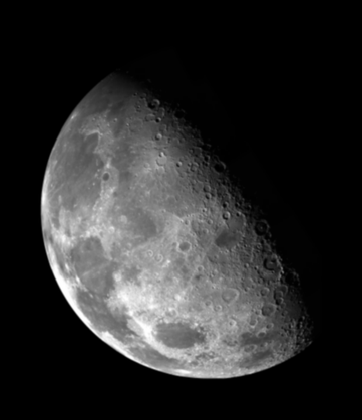
%> input picture moon.tif, 362 x 420 px, shrunk from 466 x 540 before the run
$ octave main2.m   (GNU Octave 9; MATLAB toolbox functions it lacks are replaced by stand-ins)
%> lines starting %> are read from the running program, lines starting %| are printed output that depends on the picture
clear all;
close all;
clc;


im = imread("moon.tif");
%> im is the input picture: size 420x362 uint8; min 0, max 254, mean 42.7

im = double(im);
%> im: size 420x362 double

kernel= [0 1 0 ;1 -4 1 ; 0 1 0 ];

enhanced_matlab = uint8(im - conv2(im,kernel,"same"));
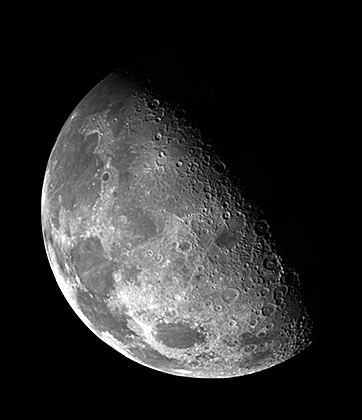
%> enhanced_matlab: size 420x362 uint8; min 0, max 255, mean 42.9


im_p = padarray(im , [1,1],"symmetric");
[rows , cols] = size(im_p);
%> rows = 422; cols = 364
out_p =zeros(rows , cols);

for i =2:rows-1
    for j = 2:cols-1
        neigh = im_p(i-1:i+1,j-1:j+1);
        out_p(i,j) = sum(neigh .* kernel,"all");
    end
end
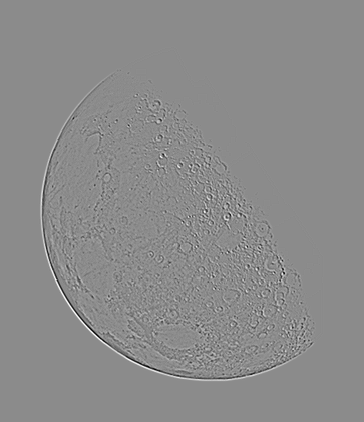
%> out_p: size 422x364 double; min -143, max 119, mean 0; drawn with min black and max white
out = out_p(2:rows-1,2:cols-1);
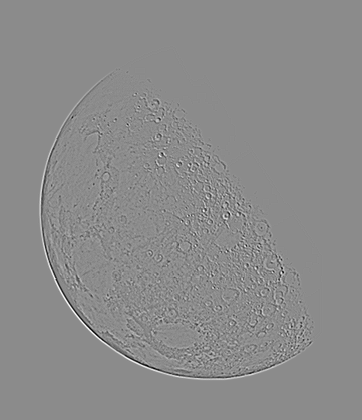
%> out: size 420x362 double; min -143, max 119, mean 0; drawn with min black and max white
figure; imshow(out,[]);

enhanced = im - out ;
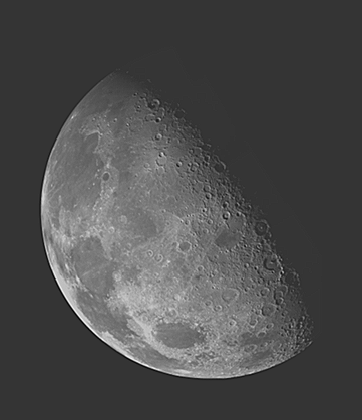
%> enhanced: size 420x362 double; min -97, max 371, mean 42.7; drawn with min black and max white
figure; imshow(uint8([im enhanced enhanced_matlab]));
%> after `imshow(uint8([im enhanced enhanced_matlab]))`:
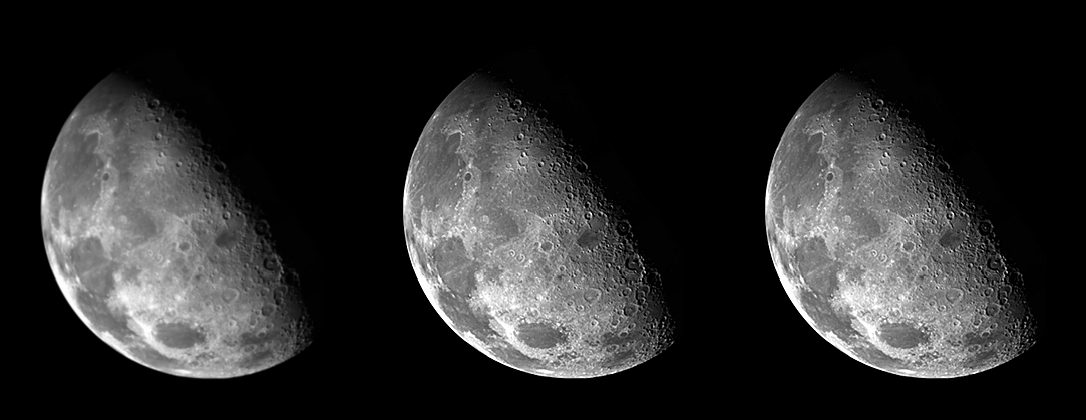
%> displayed picture: size 420x1086, on the screen's scale of 0 to 255; min 0, max 255, mean 42.8

$ run again, with DFT_no_log .tif copied over moon.tif
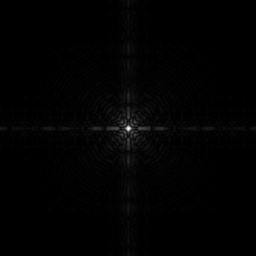
%> input picture DFT_no_log .tif, 256 x 256 px
%> im is the input picture: size 256x256 uint8; min 0, max 255, mean 2.1
%> im: size 256x256 double
%> after the loop `for i =2:rows-1`:
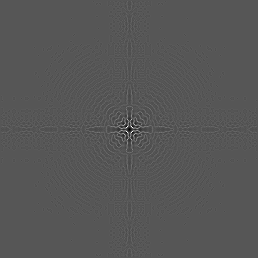
%> out_p: size 258x258 double; min -106, max 206, mean 0; drawn with min black and max white
%> `imshow(uint8([im enhanced enhanced_matlab]))`:
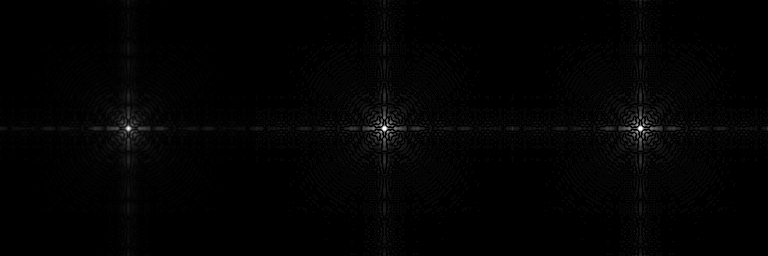
%> displayed picture: size 256x768, on the screen's scale of 0 to 255; min 0, max 255, mean 2.9
